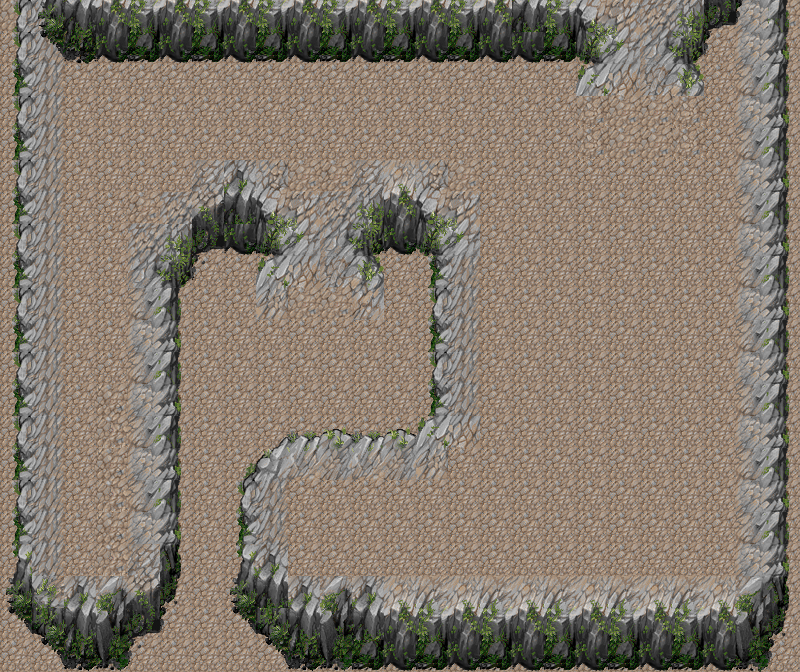

Tiled map render using the project's own tile images. Description and the map definition, with tile-layer contents summarised, below:
An orthogonal 25x21 tile map with 32x32 px tiles, 4 tile layers (ground, ground2, ground3, terrain), 2 tilesets and 23 objects (portal1, portal2, arch1, chest1, monster_tank1, ...).

<map version="1.0" tiledversion="1.0.3" orientation="orthogonal" renderorder="right-up" width="25" height="21" tilewidth="32" tileheight="32" nextobjectid="24">
 <properties>
  <property name="music" value="THEME_MOUNTAINS" />
 </properties>
 <tileset firstgid="1" source="mountain.tsx" />
 <tileset firstgid="1025" source="terrain.tsx" />
 <layer name="ground" width="25" height="21">
  <data>[525 cells, 507 non-empty, 16 distinct tile ids]</data>
 </layer>
 <layer name="ground2" width="25" height="21">
  <data>[525 cells, 210 non-empty, 61 distinct tile ids]</data>
 </layer>
 <layer name="ground3" width="25" height="21">
  <data>[525 cells, 18 non-empty, 18 distinct tile ids]</data>
 </layer>
 <layer name="terrain" width="25" height="21">
  <data>[525 cells, 6 non-empty, 4 distinct tile ids]</data>
 </layer>
 <objectgroup name="collision">
  <object id="1" x="0" y="-3" width="41" height="673" />
  <object id="2" x="762" y="-1" width="34" height="671" />
  <object id="3" x="290" y="589" width="479" height="81" />
  <object id="4" x="32" y="-3" width="569" height="66" />
  <object id="5" x="684" y="-1" width="91" height="63" />
  <object id="6" x="571" y="63">
   <polygon points="0,0 6,25 30,-1" />
  </object>
  <object id="7" x="705" y="87">
   <polygon points="0,0 -6,-25 -23,-24" />
  </object>
  <object id="8" x="258" y="273">
   <polygon points="0,0 30,-25 37,-54 17,-87 -18,-102 -57,-80 -98,-52 -116,-16 -117,281 -139,304 -215,302 -219,399 -114,397 -95,355 -79,315 -72,18 -47,-18 -12,-17" />
  </object>
  <object id="9" x="385" y="280">
   <polygon points="0,0 -32,-26 -43,-51 -28,-81 -7,-105 33,-111 71,-92 87,-51 82,134 60,174 19,184 -61,183 -97,195 -105,265 -93,310 -97,392 -158,330 -147,286 -148,208 -129.5,175.5 -106,164 29,162 46,131 43,-23" />
  </object>
  <object id="11" x="600" y="-1" width="85" height="8" />
  <object id="12" x="131" y="662" width="166" height="10" />
 </objectgroup>
 <objectgroup name="interactions">
  <object id="13" name="portal1" gid="1070" x="188" y="632" width="32" height="32" />
  <object id="14" name="portal2" gid="1070" x="624" y="55" width="32" height="32" />
  <object id="15" name="arch1" gid="1070" x="609" y="93" width="32" height="32" />
  <object id="16" name="chest1" gid="1070" x="74" y="560" width="32" height="32" />
  <object id="17" name="monster_tank1" gid="1070" x="74" y="508" width="32" height="32" />
  <object id="18" name="monster_slime1" gid="1070" x="383" y="384" width="32" height="32" />
  <object id="19" name="rock1" gid="1070" x="196" y="504" width="32" height="32" />
  <object id="20" name="golem1" gid="1070" x="578" y="460" width="32" height="32" />
  <object id="21" name="activator_push_pull_1" gid="1070" x="317" y="542" width="32" height="32" />
  <object id="22" name="rock2" gid="1070" x="388" y="544" width="32" height="32" />
  <object id="23" name="activator_push_pull_2" gid="1070" x="673" y="204" width="32" height="32" />
 </objectgroup>
 <objectgroup name="zindex">
  <object id="10" x="275" y="424" width="150" height="58" />
 </objectgroup>
 <objectgroup name="items" />
</map>
